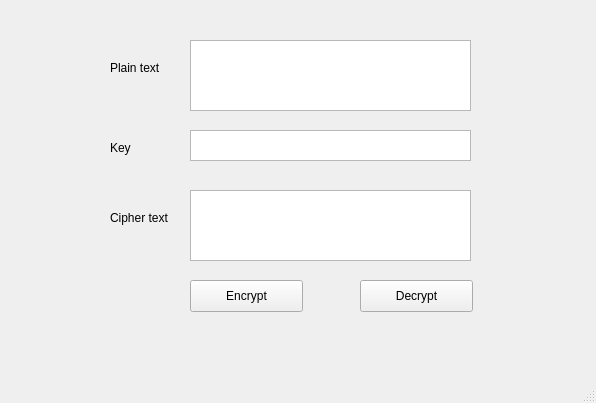
<?xml version="1.0" encoding="UTF-8"?>
<ui version="4.0">
 <class>MainWindow</class>
 <widget class="QMainWindow" name="MainWindow">
  <property name="geometry">
   <rect>
    <x>0</x>
    <y>0</y>
    <width>596</width>
    <height>403</height>
   </rect>
  </property>
  <property name="windowTitle">
   <string>MainWindow</string>
  </property>
  <widget class="QWidget" name="centralwidget">
   <widget class="QLabel" name="label">
    <property name="geometry">
     <rect>
      <x>110</x>
      <y>60</y>
      <width>60</width>
      <height>16</height>
     </rect>
    </property>
    <property name="text">
     <string>Plain text</string>
    </property>
   </widget>
   <widget class="QTextBrowser" name="txtPlainText">
    <property name="geometry">
     <rect>
      <x>190</x>
      <y>40</y>
      <width>281</width>
      <height>71</height>
     </rect>
    </property>
   </widget>
   <widget class="QTextBrowser" name="txtKey">
    <property name="geometry">
     <rect>
      <x>190</x>
      <y>130</y>
      <width>281</width>
      <height>31</height>
     </rect>
    </property>
   </widget>
   <widget class="QLabel" name="label_2">
    <property name="geometry">
     <rect>
      <x>110</x>
      <y>140</y>
      <width>60</width>
      <height>16</height>
     </rect>
    </property>
    <property name="text">
     <string>Key</string>
    </property>
   </widget>
   <widget class="QTextBrowser" name="txtCipherText">
    <property name="geometry">
     <rect>
      <x>190</x>
      <y>190</y>
      <width>281</width>
      <height>71</height>
     </rect>
    </property>
   </widget>
   <widget class="QLabel" name="label_3">
    <property name="geometry">
     <rect>
      <x>110</x>
      <y>210</y>
      <width>71</width>
      <height>16</height>
     </rect>
    </property>
    <property name="text">
     <string>Cipher text</string>
    </property>
   </widget>
   <widget class="QPushButton" name="btnEncrypt">
    <property name="geometry">
     <rect>
      <x>190</x>
      <y>280</y>
      <width>113</width>
      <height>32</height>
     </rect>
    </property>
    <property name="text">
     <string>Encrypt</string>
    </property>
   </widget>
   <widget class="QPushButton" name="btnDecrypt">
    <property name="geometry">
     <rect>
      <x>360</x>
      <y>280</y>
      <width>113</width>
      <height>32</height>
     </rect>
    </property>
    <property name="text">
     <string>Decrypt</string>
    </property>
   </widget>
  </widget>
  <widget class="QMenuBar" name="menubar">
   <property name="geometry">
    <rect>
     <x>0</x>
     <y>0</y>
     <width>596</width>
     <height>36</height>
    </rect>
   </property>
  </widget>
  <widget class="QStatusBar" name="statusbar"/>
 </widget>
 <resources/>
 <connections/>
</ui>
